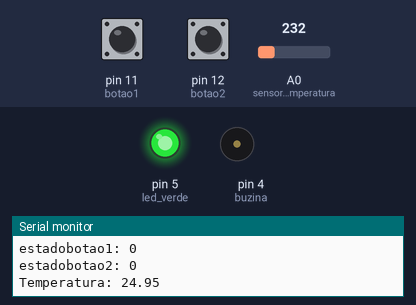
Simulated run of this sketch. Board: Arduino Uno, built with avr-gcc and run on an emulated ATmega328P. Parts: output pins drawn as LEDs (lit = HIGH), buzzer (waves = sounding), the last lines printed to the serial monitor. The inputs (shaded band) are chosen by the test bench; at power-on: A0 (sensor_temperatura) = 232, pin 11 (botao1) LOW, pin 12 (botao2) LOW.

Above: at 1.8 s.
1.9 s: A0 (sensor_temperatura) set to 248
4.2 s: A0 (sensor_temperatura) set to 275
At 6.8 s:
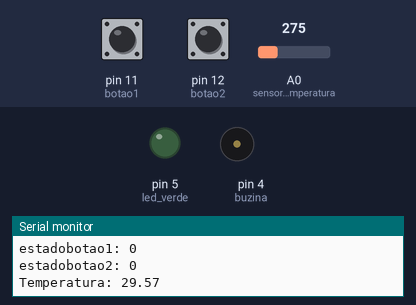
7.5 s: pin 11 (botao1) pulled HIGH for 1.2 s
At 8.5 s:
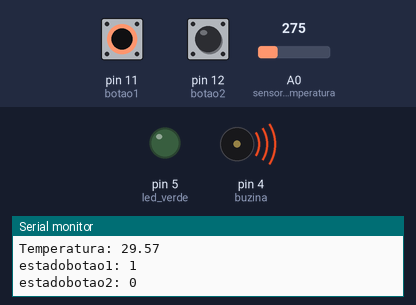
10.2 s: pin 12 (botao2) pulled HIGH for 1.2 s
At 11.8 s:
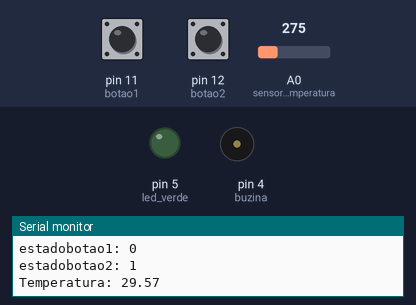
12.9 s: pin 11 (botao1) pulled HIGH for 3.2 s
At 14.6 s:
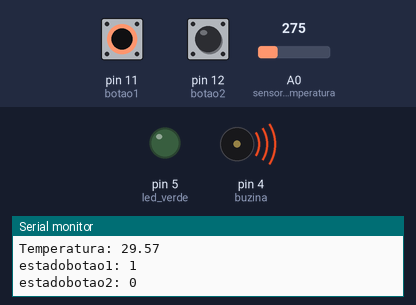
Timing chart, 0 to 16.1 s (numbered marks = the images above; inputs shaded):
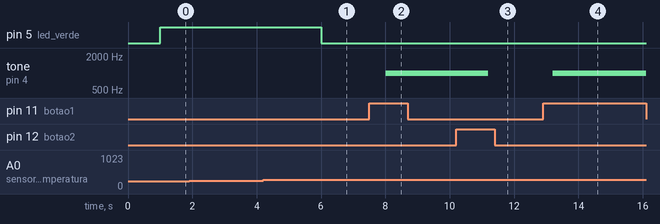

Measured:
- the behaviour switches between 260 and 261 on A0 (sensor_temperatura) (found by bisection; images 0 and 1)
- after the input at 4.2 s, pin 5 (led_verde): HIGH → LOW after 1.8 s
- after the input at 7.5 s, tone on pin 4 (buzina): silent → 1000 Hz after 0.51 s
- after the input at 10.2 s, tone on pin 4 (buzina): 1000 Hz → silent after 1.0 s
- after the input at 12.9 s, tone on pin 4 (buzina): silent → 1000 Hz after 0.30 s

The sketch:

Sistema_de_alarme.ino
```cpp
const int sensor_temperatura = A0;
int leitura_sensor;
float temperatura;

int led_verde = 5;
int led_amarelo = 6;
int led_vermelho = 7;

int buzina = 4;

int botao1 = 11;
int botao2 = 12;


int estadobotao2 = LOW;

int estadobotao1 = LOW;
int ultimoestadobotao1 = LOW;
int ultimoestadoled1 = LOW;
int estadoled1 = LOW;

void setup() {
  // put your setup code here, to run once:
  analogReference (INTERNAL);
  Serial.begin (9600);
  pinMode (led_verde, OUTPUT);
  pinMode (buzina, OUTPUT);
  pinMode (botao1, INPUT);

}

void loop() {
  // put your main code here, to run repeatedly:

  leitura_sensor = analogRead (sensor_temperatura);
  temperatura = leitura_sensor * 0.1075268817204301;

  Serial.print ("Temperatura: ");
  Serial.println (temperatura);
  delay (1000);

  estadobotao1 = digitalRead (botao1);
  estadobotao2 = digitalRead (botao2);

  if (temperatura < 28 )
  {
    digitalWrite (led_verde, HIGH);
    digitalWrite (led_amarelo, LOW);
    digitalWrite (led_vermelho, LOW);
    noTone(buzina);
  }

  if ((temperatura > 28 && temperatura < 30))
  {
    digitalWrite (led_amarelo, HIGH);
    digitalWrite (led_verde, LOW);
    digitalWrite (led_vermelho, LOW);
    noTone(buzina);
  }

  if (temperatura > 30)
  {
    digitalWrite (led_vermelho, HIGH);
    digitalWrite (led_verde, LOW);
    digitalWrite (led_amarelo, LOW);
    tone (buzina, 1000);
  }

  Serial.print("estadobotao1: ");
  Serial.println(estadobotao1);
  Serial.print("estadobotao2: ");
  Serial.println(estadobotao2);

  if (estadobotao1 == HIGH)
  {
    while (estadobotao2 == LOW)
    {
      digitalWrite (led_vermelho, HIGH);
      digitalWrite (led_verde, LOW);
      digitalWrite (led_amarelo, LOW);
      tone (buzina, 1000);
      estadobotao2 = digitalRead(botao2);
    }
  }

  /* if (estadobotao2 == HIGH)
  {
    digitalWrite (led_vermelho, LOW);
    digitalWrite (led_verde, HIGH);
    digitalWrite (led_amarelo, LOW);
    noTone (buzina);
  } */
}
```
